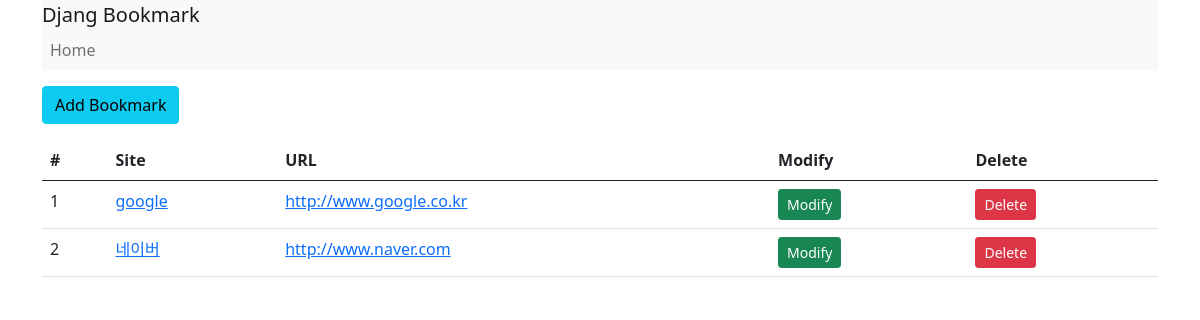
The app's page /bookmark/, older data.
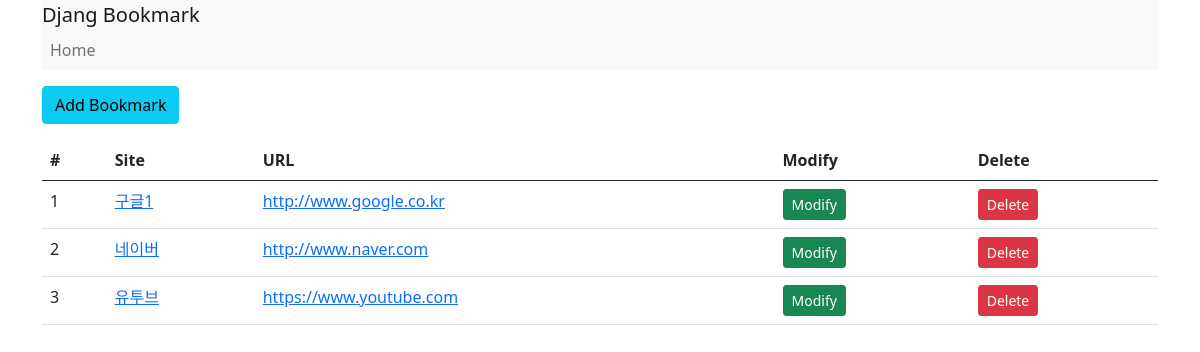
The same page, newer data.
### bookmark/models.py (models this page shows, shortened)
class Bookmark(models.Model):
    site_name = models.CharField(max_length=100)
    url = models.URLField('Site URL')
    class Meta:
        ordering = ['pk']

### bookmark/views.py (the view)
# urls.py: path('', BookMarkListView.as_view(), name='list'),
class BookMarkListView(ListView):
    model = Bookmark
    paginate_by = 6

### bookmark/templates/bookmark/bookmark_list.html (shortened to what this page needs)
{% extends 'base.html' %}
{% block content %}
    <div class="btn-group">
        <a href="{% url 'add' %}" class="btn btn-info">Add Bookmark</a>
    </div>
    <table class ="table">
        <thead>
            <tr>
                <th scope ="col">#</th>
                <th scope ="col">Site</th>
                <th scope = "col">URL</th>
                <th scope ="col">Modify</th>
                <th scope = "col">Delete</th>
            </tr>
        </thead>
        <tbody>
            {% for bookmark in object_list %}
        <tr>
            <td>{{forloop.counter}}</td>
            <td><a href="{% url 'detail' pk=bookmark.id %}">{{bookmark.site_name}}</a> </td>
            <td><a href="{{bookmark.url}}" target="_blank">{{bookmark.url}}</a> </td>
            <td><a href="{% url 'update' pk=bookmark.id %}" class = "btn btn-success btn-sm">Modify</a> </td>
            <td><a href="{% url 'delete' pk=bookmark.id %}" class="btn btn-danger btn-sm">Delete</a> </td>
        </tr>
        {% endfor %}
        </tbody>
    </table>
{% endblock %}

Row changes from the older to the newer data that the page shows:
changed Bookmark "http://www.google.co.kr": site_name "google" → "구글1"
added Bookmark: site_name "유투브", url "https://www.youtube.com"
